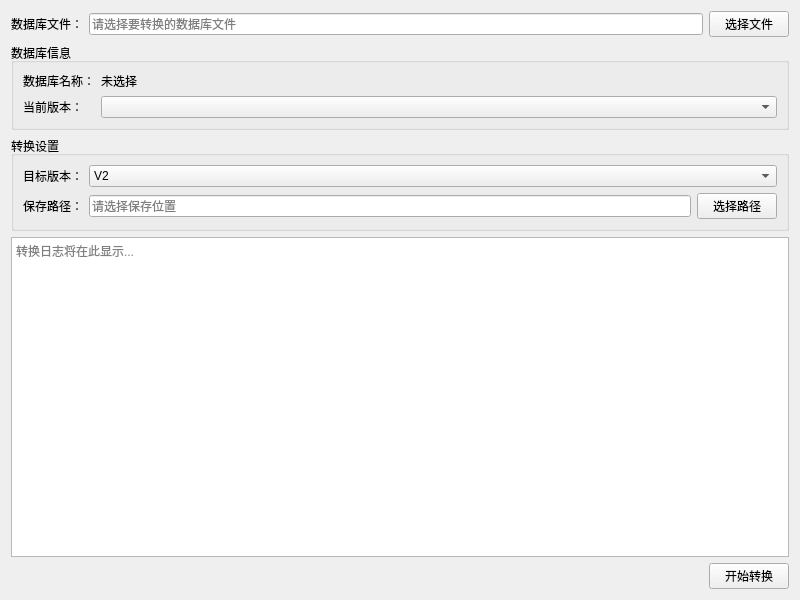
<?xml version="1.0" encoding="UTF-8"?>
<ui version="4.0">
 <class>database_reform</class>
 <widget class="QWidget" name="database_reform">
  <property name="geometry">
   <rect>
    <x>0</x>
    <y>0</y>
    <width>800</width>
    <height>600</height>
   </rect>
  </property>
  <property name="windowTitle">
   <string>数据库版本转换</string>
  </property>
  <layout class="QVBoxLayout" name="verticalLayout">
   <item>
    <layout class="QHBoxLayout" name="horizontalLayout">
     <item>
      <widget class="QLabel" name="label">
       <property name="text">
        <string>数据库文件：</string>
       </property>
      </widget>
     </item>
     <item>
      <widget class="QLineEdit" name="lineEdit_db_path">
       <property name="readOnly">
        <bool>true</bool>
       </property>
       <property name="placeholderText">
        <string>请选择要转换的数据库文件</string>
       </property>
      </widget>
     </item>
     <item>
      <widget class="QPushButton" name="pushButton_select_db">
       <property name="text">
        <string>选择文件</string>
       </property>
      </widget>
     </item>
    </layout>
   </item>
   <item>
    <widget class="QGroupBox" name="groupBox">
     <property name="title">
      <string>数据库信息</string>
     </property>
     <layout class="QFormLayout" name="formLayout">
      <item row="0" column="0">
       <widget class="QLabel" name="label_2">
        <property name="text">
         <string>数据库名称：</string>
        </property>
       </widget>
      </item>
      <item row="0" column="1">
       <widget class="QLabel" name="label_db_name">
        <property name="text">
         <string>未选择</string>
        </property>
       </widget>
      </item>
      <item row="1" column="0">
       <widget class="QLabel" name="label_3">
        <property name="text">
         <string>当前版本：</string>
        </property>
       </widget>
      </item>
      <item row="1" column="1">
       <widget class="QComboBox" name="comboBox_current_version">
        <item>
         <property name="text">
          <string> </string>
         </property>
        </item>
        <item>
         <property name="text">
          <string> </string>
         </property>
        </item>
       </widget>
      </item>
     </layout>
    </widget>
   </item>
   <item>
    <widget class="QGroupBox" name="groupBox_2">
     <property name="title">
      <string>转换设置</string>
     </property>
     <layout class="QFormLayout" name="formLayout_2">
      <item row="0" column="0">
       <widget class="QLabel" name="label_4">
        <property name="text">
         <string>目标版本：</string>
        </property>
       </widget>
      </item>
      <item row="0" column="1">
       <widget class="QComboBox" name="comboBox_target_version">
        <item>
         <property name="text">
          <string>V2</string>
         </property>
        </item>
        <item>
         <property name="text">
          <string>V3</string>
         </property>
        </item>
       </widget>
      </item>
      <item row="1" column="0">
       <widget class="QLabel" name="label_5">
        <property name="text">
         <string>保存路径：</string>
        </property>
       </widget>
      </item>
      <item row="1" column="1">
       <layout class="QHBoxLayout" name="horizontalLayout_2">
        <item>
         <widget class="QLineEdit" name="lineEdit_save_path">
          <property name="readOnly">
           <bool>true</bool>
          </property>
          <property name="placeholderText">
           <string>请选择保存位置</string>
          </property>
         </widget>
        </item>
        <item>
         <widget class="QPushButton" name="pushButton_select_save_path">
          <property name="text">
           <string>选择路径</string>
          </property>
         </widget>
        </item>
       </layout>
      </item>
     </layout>
    </widget>
   </item>
   <item>
    <widget class="QTextEdit" name="textEdit_log">
     <property name="readOnly">
      <bool>true</bool>
     </property>
     <property name="placeholderText">
      <string>转换日志将在此显示...</string>
     </property>
    </widget>
   </item>
   <item>
    <layout class="QHBoxLayout" name="horizontalLayout_3">
     <item>
      <spacer name="horizontalSpacer">
       <property name="orientation">
        <enum>Qt::Horizontal</enum>
       </property>
       <property name="sizeHint" stdset="0">
        <size>
         <width>40</width>
         <height>20</height>
        </size>
       </property>
      </spacer>
     </item>
     <item>
      <widget class="QPushButton" name="pushButton_start">
       <property name="text">
        <string>开始转换</string>
       </property>
      </widget>
     </item>
    </layout>
   </item>
  </layout>
 </widget>
 <resources/>
 <connections/>
</ui>
